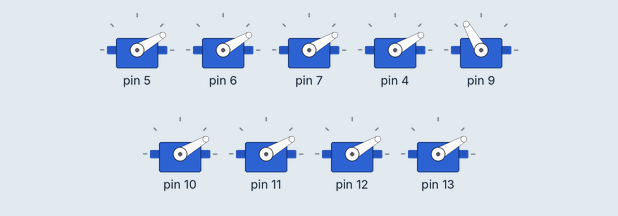
Recording of a sketch running on a simulated Arduino Uno, built with avr-gcc and run on an emulated ATmega328P. On the bench: 9 × servo. Random numbers use the default seed unless the sketch sets one.

Above: at 12.8 s.
At 16.7 s:
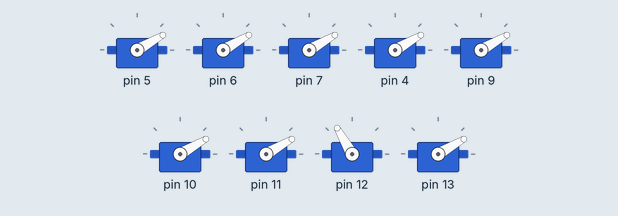
At 20.7 s:
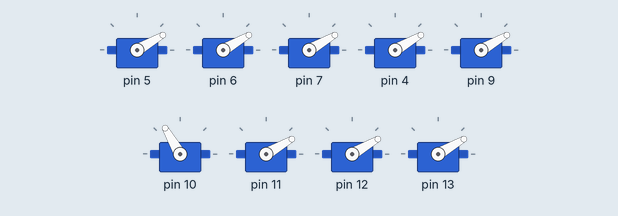
At 24.7 s:
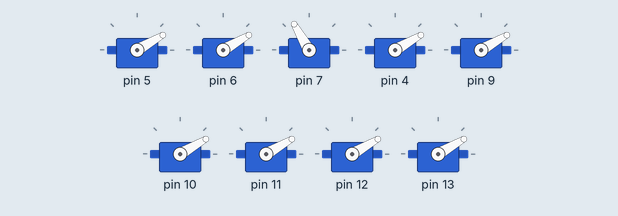
At 32.6 s:
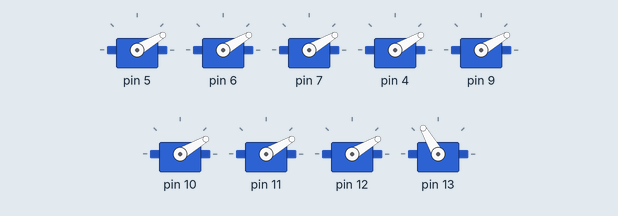
At 38.5 s:
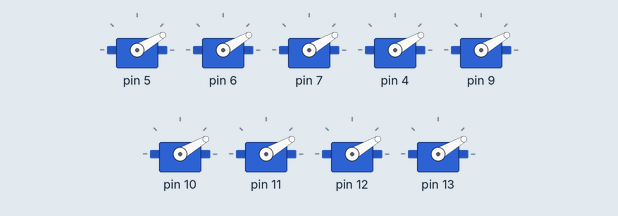
Timing chart, 0 to 40.0 s (numbered marks = the images above):
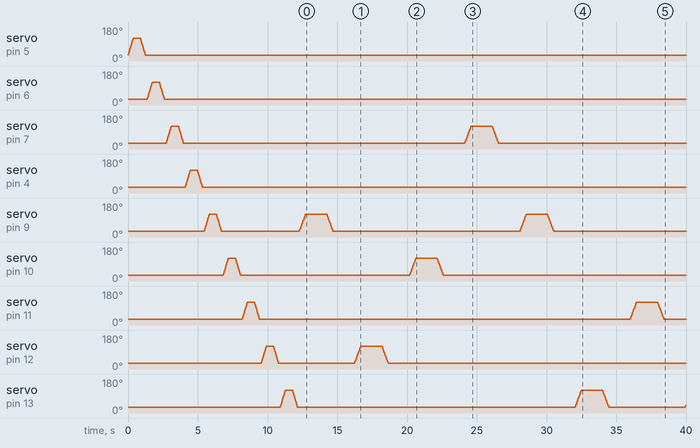

The sketch:

pop9.ino
```cpp
/*
 Controlling a servo position using a potentiometer (variable resistor)
 by Michal Rinott <http://people.interaction-ivrea.it/m.rinott>

 modified on 8 Nov 2013
 by Scott Fitzgerald
 http://www.arduino.cc/en/Tutorial/Knob
*/

#include <Servo.h>

Servo myservo[9];  // create servo object to control a servo

int randnum;
int pos = 0;

void setup() {
  for (int i=0;i<9;i++) {
    if(i==3) myservo[i].attach(4);
    else myservo[i].attach(5+i);  // attaches the servo on pin 5-13 to the servo object
    //myservo[i].write(35);
    for (pos = 30; pos <= 120; pos += 5) { // goes from 0 degrees to 180 degrees
      myservo[i].write(pos);              // tell servo to go to position in variable 'pos'
      delay(20);
    }
    delay(500);
    for (pos = 120; pos >= 30; pos -= 5) { // goes from 0 degrees to 180 degrees
      myservo[i].write(pos);              // tell servo to go to position in variable 'pos'
      delay(20);
    }
    delay(100);
  }
}

void loop() {
  randnum = random(9);
  //if (randnum <5) randnum = 4; else randnum = 8;
  //randnum = 0;
  // sets the servo position according to the scaled value
  for (pos = 30; pos <= 120; pos += 5) { // goes from 0 degrees to 180 degrees
    myservo[randnum].write(pos);              // tell servo to go to position in variable 'pos'
    delay(25);
  }
    delay(1500);
  for (pos = 120; pos >= 30; pos -= 5) { // goes from 0 degrees to 180 degrees
    myservo[randnum].write(pos);              // tell servo to go to position in variable 'pos'
    delay(25);
  }
    delay(1500);
}
```
